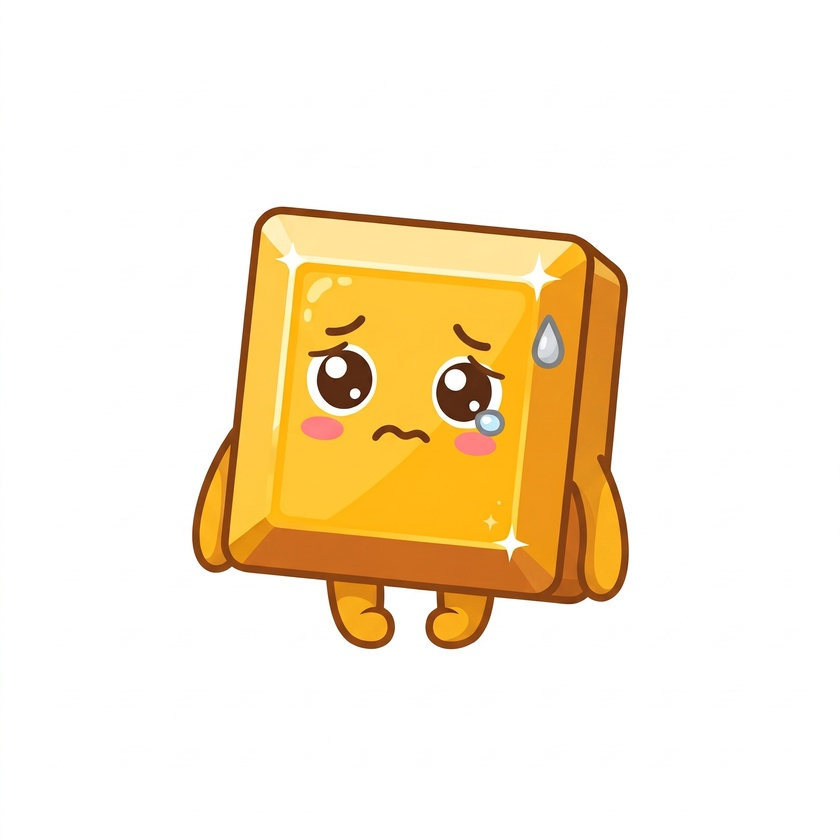
#> input picture design/mascot_sad_source.jpg, 840 x 840 px, shrunk from 2048 x 2048 before the run
$ python cutout_matte.py ../design/mascot_sad_source.jpg ../design/mascot_source.jpg 5 5
#> lines starting #> are read from the running program, lines starting #| are printed output that depends on the picture
"""High-quality cutout of art drawn on a plain white background (keeps every piece).

usage: python cutout_matte.py <input> <output.png> <max_side> [band_px]
1. at FULL resolution, flood-fill the background (light, low-saturation pixels connected to the border);
   enclosed whites (letter faces, eye highlights) stay.
2. color-to-alpha in a band of `band_px` pixels next to the background: alpha = how far the pixel is from
   white, then the white is un-blended out of its color (what pro "remove white background" tools do).
3. downscale LAST, in premultiplied alpha (RGBa), so edges stay smooth with no halo; then crop.
"""
import sys
from collections import deque
from PIL import Image

src, dst, max_side = sys.argv[1], sys.argv[2], int(sys.argv[3])
band = int(sys.argv[4]) if len(sys.argv) > 4 else 4

im = Image.open(src).convert("RGB")
#> im is the input picture: PIL image 840x840 RGB; mean R, G, B 248.3, 234.9, 212.4
W, H = im.size
#> W = 840; H = 840
px = im.load()

def bg_like(c):
    r, g, b = c
    return min(r, g, b) > 222 and max(r, g, b) - min(r, g, b) < 34

N = W * H
#> N = 705600
dist = bytearray([255]) * N     # 0 = background, k = k px from it (capped)
q = deque()
for x in range(W):
    q.append(x); q.append((H - 1) * W + x)
for y in range(H):
    q.append(y * W); q.append(y * W + W - 1)
seen = bytearray(N)
while q:
    i = q.popleft()
    if seen[i]:
        continue
    x, y = i % W, i // W
    if not bg_like(px[x, y]):
        continue
    seen[i] = 1
    dist[i] = 0
    if x > 0: q.append(i - 1)
    if x < W - 1: q.append(i + 1)
    if y > 0: q.append(i - W)
    if y < H - 1: q.append(i + W)

# distance (in px) from the background, up to `band`
frontier = deque(i for i in range(N) if dist[i] == 0)
while frontier:
    i = frontier.popleft()
    d = dist[i]
    if d >= band:
        continue
    x, y = i % W, i // W
    for j in ((i - 1) if x > 0 else -1, (i + 1) if x < W - 1 else -1, (i - W) if y > 0 else -1, (i + W) if y < H - 1 else -1):
        if j >= 0 and dist[j] > d + 1:
            dist[j] = d + 1
            frontier.append(j)

out = Image.new("RGBA", (W, H), (0, 0, 0, 0))
#> out: PIL image 840x840 RGBA; every value is 0
op = out.load()
for i in range(N):
    d = dist[i]
    if d == 0:
        continue
    x, y = i % W, i // W
    r, g, b = px[x, y]
    if d <= band:
        # near-white, low-saturation edge noise (JPEG ringing) is background
        if min(r, g, b) > 200 and max(r, g, b) - min(r, g, b) < 30:
            continue
        a = min(255, int((255 - min(r, g, b)) * 255 / 105))
        if a <= 0:
            continue
        if a < 255:
            k = a / 255.0
            r, g, b = (max(0, min(255, int(round((v - (1 - k) * 255) / k)))) for v in (r, g, b))
        op[x, y] = (r, g, b, a)
    else:
        op[x, y] = (r, g, b, 255)

bbox = out.getbbox()
out = out.crop(bbox)
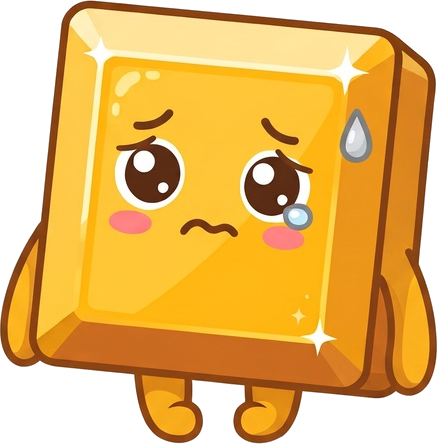
#> out: PIL image 437x444 RGBA; mean R, G, B, A 174.8, 126.2, 44.2, 198.7; transparent parts drawn white
scale = max_side / max(out.size)
if scale < 1:
    size = (round(out.width * scale), round(out.height * scale))
    out = out.convert("RGBa").resize(size, Image.LANCZOS).convert("RGBA")
pad = int(0.015 * max(out.size))
final = Image.new("RGBA", (out.width + 2 * pad, out.height + 2 * pad), (0, 0, 0, 0))
final.paste(out, (pad, pad))
final.save(dst, optimize=True)
print("saved", dst, final.size)
#| saved ../design/mascot_source.jpg (5, 5)
